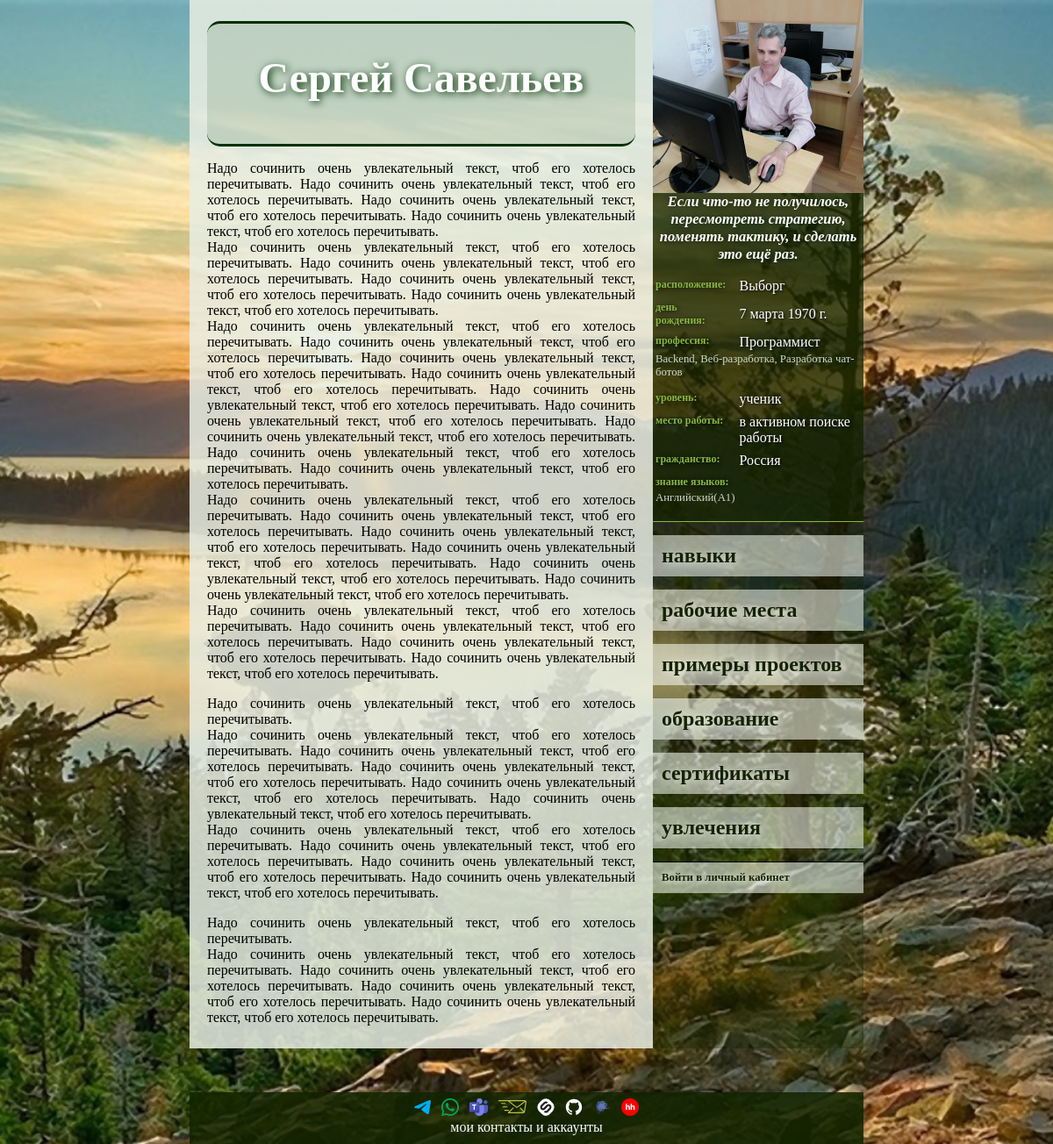
The page /1 on the database its author committed.
### new/models.py (models this page shows)
class MyUser(AbstractUser):
    PROFESSIONAL_LEVELS = {
        "": "— Нет никакого —",
        "LR": "ученик",
        "BR": "начинающий",
        "LL": "небольшой опыт",
        "EX": "опыт есть",
        "PR": "профессионал",
        "SP": "супер-профессионал",
        "HB": "хобби",
    }
    BIOLOGICAL_SEX = {
        "": "— Не выбран —",
        "F": "женский",
        "M": "мужской"
    }
    photo = models.ImageField(
        "Собственное изображение",
        upload_to="user_s_photo/",
        null=True,
        blank=True,
    )
    biological_sex = models.CharField(
        max_length=1,
        choices=BIOLOGICAL_SEX,
        null=True,
        blank=True,
        verbose_name="Пол",
    )
    patronymic = models.CharField(max_length=100, verbose_name="Отчество", null=True, blank=True)
    birthday = models.DateField(null=True, blank=True, verbose_name="День рождения")
    citizenship = models.ForeignKey(
        CountryOfConsignment, on_delete=models.SET_NULL, null=True, blank=True, verbose_name="Гражданство"
    )
    city = models.ForeignKey(City, on_delete=models.SET_NULL, null=True, blank=True, verbose_name="Город")
    profession = models.ForeignKey(
        Profession, on_delete=models.SET_NULL, null=True, blank=True, verbose_name="Профессия"
    )
    specialization_professions = models.ManyToManyField(
        SupplementProfession,
        blank=True,
        related_name="supplement_user",
        verbose_name="Специализация",
    )
    the_level_of_professionalism = models.CharField(
        max_length=2,
        choices=PROFESSIONAL_LEVELS,
        null=True,
        blank=True,
        verbose_name="Уровень профессионализма",
    )
    job = models.ForeignKey(
        Organization,
        on_delete=models.SET_NULL,
        null=True,
        blank=True,
        verbose_name="Текущее место работы",
    )
    languages = models.ManyToManyField(
        Language,
        blank=True,
        related_name="knowledge_of_foreign_languages",
        verbose_name="Знание языков",
    )
    motto = models.CharField(max_length=1000, verbose_name="Мой девиз", null=True, blank=True)
    about_me = models.TextField(verbose_name="Обо мне", null=True, blank=True)

class City(models.Model):
    name = models.CharField(max_length=100, unique=True, verbose_name="Название")
    class Meta:
        ordering = ["name"]
        verbose_name = "Название города"
        verbose_name_plural = "Названия городов"
    def __str__(self):
        return self.name

class Profession(models.Model):
    name = models.CharField(max_length=100, unique=True, verbose_name="Название")
    supplement_the_profession_of_the_user = models.ManyToManyField(
        SupplementProfession,
        related_name="supplement_profession"
    )
    class Meta:
        ordering = ["name"]
        verbose_name = "Профессия"
        verbose_name_plural = "Профессии"
    def __str__(self):
        return self.name

class SupplementProfession(models.Model):
    name = models.CharField(max_length=100, unique=True, verbose_name="Наименование")
    class Meta:
        ordering = ["name"]
        verbose_name = "Специализация"
        verbose_name_plural = "Специализации"
    def __str__(self):
        return self.name

class Organization(models.Model):
    name = models.CharField(max_length=100, unique=True, verbose_name="Название")
    city = models.ForeignKey(City, on_delete=models.SET_NULL, null=True, blank=True, verbose_name="Город")
    class Meta:
        ordering = ["name"]
        verbose_name = "Организация"
        verbose_name_plural = "Организации"
    def __str__(self):
        return self.name

class CountryOfConsignment(models.Model):
    name = models.CharField(max_length=100, unique=True, verbose_name="Название")
    state_flag = models.ImageField("Государственный флаг", upload_to="flag/", null=True, blank=True)
    class Meta:
        ordering = ["name"]
        verbose_name = "Название страны"
        verbose_name_plural = "Названия стран"
    def __str__(self):
        return self.name

class Language(models.Model):
    LANGUAGE_LEVEL = {
        "A1": "начальный",
        "A2": "элементарный",
        "B1": "средний",
        "B2": "выше среднего",
        "C1": "продвинутый",
        "C2": "профессиональный",
    }
    name = models.CharField(max_length=100, verbose_name="Язык")
    level = models.CharField(
        max_length=2,
        choices=LANGUAGE_LEVEL,
        verbose_name="уровень",
        default="A1"
    )
    class Meta:
        ordering = ["name"]
        verbose_name = "Иностранный язык"
        verbose_name_plural = "Иностранные языки"
    def __str__(self):
        return f"{self.name}({self.level})"

### new/views.py (the view)
# urls.py: path('<int:pk>', Individual.as_view(), name="отобразить личные данные"),
class Individual(DetailView):
    model = MyUser
    template_name = "new/individual_information.html"

### new/templates/new/individual_information.html (shortened to what this page needs)
{%extends 'base.html'%}
{% block body %}
{% if myuser.first_name or myuser.patronymic or myuser.last_name%}
    <div class="name_user">
        {% if myuser.first_name %}{{ myuser.first_name }}{% endif %}
        {% if myuser.last_name %}{{ myuser.last_name }}{% endif %}
    </div>
{% endif %}
{% if myuser.about_me %}
    <div class="about_me">{{ myuser.about_me|linebreaks }}</div>
{% else %}
    <p>пользователь ничего о себе не написал</p>
{% endif %}
{% endblock body %}

### new/templates/new/main_info.html
{% load static %}
{% if myuser %}
	<div class="photo">{% if myuser.photo %}
		<a href="/{{ myuser.id }}">
			<img
					src="{% static ''|add:myuser.photo.url %}"
					alt="Личная фотография"
			>
		</a>
		{% else %}
		<img
				src="{% static 'images/user_s_photo/default.jpg' %}"
				alt="Фото по умолчанию"
		>
		{% endif %}
	</div>
	<div class="motto">
		{% if myuser.motto %}
			{{ myuser.motto }}
		{% else %}
			у пользователя нет девиза
		{% endif %}
	</div>
	<table class="ind_info">
		<tbody class="tbl_info">
			{% if myuser.city %}
			<tr>
				<td class="left_column">расположение:</td>
				<td class="right_column">{{ myuser.city }}</td>
			</tr>
			{% endif %}
			{% if myuser.birthday %}
			<tr>
				<td class="left_column">день рождения:</td>
				<td class="right_column">{{ myuser.birthday }}</td>
			</tr>
			{% endif %}
			{% if myuser.profession %}
			<tr>
				<td class="left_column">профессия:</td>
				<td class="right_column">{{ myuser.profession }}</td>
			</tr>
			{% endif %}
            {% if myuser.profession %}
                {% if myuser.specialization_professions %}
                    <tr>
                        <td colspan="2" class="uni_cells">
                            {{ myuser.specialization_professions.all|join:", " }}
                        </td>
                    </tr>
                {% endif %}
            {% endif %}
			{% if myuser.get_the_level_of_professionalism_display %}
			<tr>
				<td class="left_column">уровень:</td>
				<td class="right_column">{{ myuser.get_the_level_of_professionalism_display }}</td>
			</tr>
			{% endif %}
			{% if myuser.job %}
			<tr>
				<td class="left_column">место работы:</td>
				<td class="right_column">{{ myuser.job }}</td>
			</tr>
			{% endif %}
			{% if myuser.citizenship %}
			<tr>
				<td class="left_column">гражданство:</td>
				<td class="right_column">{{ myuser.citizenship }}</td>
			</tr>
			{% endif %}
			{% if myuser.languages.all %}
			<tr>
				<td colspan="2" class="left_column">знание языков:</td>
			</tr>
			<tr>
				<td colspan="2" class="uni_cells">
					{{ myuser.languages.all|join:", " }}
				</td>
			</tr>
			{% endif %}
		</tbody>
	</table>
{% endif %}

### static/CSS/style.css (style rules this page uses)
body { background-color: #d6ffe3; background-image: url("../images/background.jpg"); background-repeat: no-repeat; background-position: center center; background-attachment: fixed; background-size: cover; max-width: 768px; margin: auto; }
p { text-align: center; }
.name_user { text-align: center; font-size: 3em; margin-top: 0.3em; font-weight: bold; padding: 0.7em 0 1em; border-top: solid 3px #023000; border-bottom: solid 3px #023000; color: white; text-shadow: 0.05em 0.05em 0.2em #023000; background: #12440e21; border-radius: 15px; }
.about_me p { text-align: justify; }

### static/CSS/individual_data.css (style rules this page uses)
.photo { height: 220px; }
.photo img { object-fit: cover; width: 100%; height: 100%; }
.motto { padding: 0 3px; text-align: center; font-size: 1.03em; font-style: italic; font-weight: bold; color: white; text-shadow: 0.09em 0.09em 0.5em #011000; }
.ind_info { width: 100%; margin-bottom: 15px; padding: 10px 0; border-bottom: 0.1em solid #87b742; }
.tbl_info { vertical-align: top; }
td { padding-top: 5px; }
.left_column { font-size: 0.75em; font-weight: bold; padding-right: 10px; color: #87b742; text-shadow: 0.1em 0.1em 0.5em #000; }
.uni_cells { font-size: 0.8em; padding-bottom: 7px; padding-top: 0; text-align: left; color: #ccdbc9; }
.right_column { vertical-align: middle; color: white; text-shadow: 0.09em 0.09em 0.2em #000; }

### rows shown on the page
MyUser: first_name "Сергей", last_name "Савельев", about_me "Надо сочинить очень увлекательный текст, чтоб его хотелось перечитывать. Надо сочинить очень увлекательный текст, чтоб его хотелось перечитывать. Надо сочинить очень увлекательный текст, чтоб его хотелось перечитывать. Надо сочинить очень увлекательный текст, чтоб его хотелось перечитывать. Надо сочинить очень увлекательный текст, чтоб его хотелось перечитывать. Надо сочинить очень увлекательный текст, чтоб его хотелось перечитывать. Надо сочинить очень увлекательный текст, чтоб его хотелось перечитывать. Надо сочинить очень увлекательный текст, чтоб его хотелось перечитывать. Надо сочинить очень увлекательный текст, чтоб его хотелось перечитывать. Надо сочинить очень увлекательный текст,…", photo (picture), motto "Если что-то не получилось, пересмотреть стратегию, поменять тактику, и сделать это ещё раз.", city "Выборг", birthday "7 марта 1970 г.", profession "Программист", specialization_professions.all "Backend, Веб-разработка, Разработка чат-ботов", the_level_of_professionalism "ученик", job "в активном поиске работы", citizenship "Россия", languages.all "Английский(A1)"
